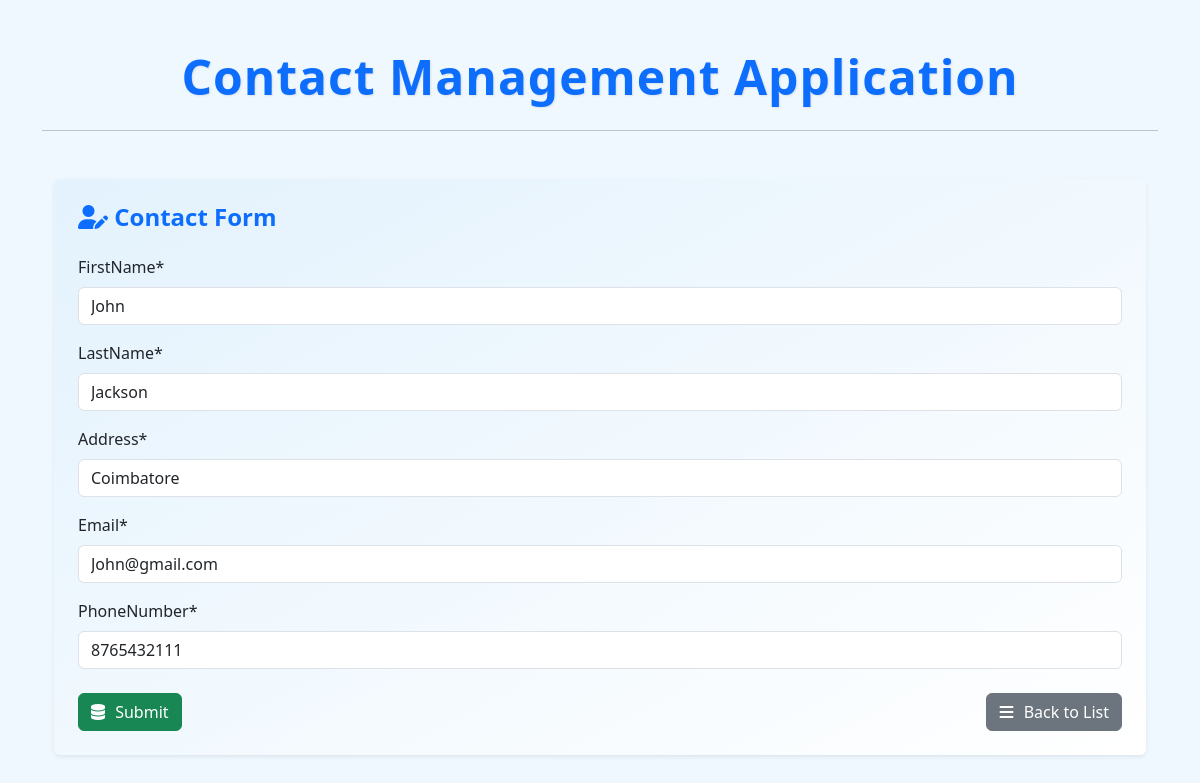
Page /contacts/13/ on the committed database.
### contacts/models.py (models this page shows, shortened)
class ContactDetails(models.Model):
    ID = models.BigAutoField(primary_key=True)
    FirstName = models.CharField(max_length=200)
    LastName = models.CharField(max_length=200)
    Address = models.CharField(max_length=200)
    Email = models.EmailField(max_length=200, unique=True)
    PhoneNumber = models.CharField(max_length=10, unique=True)
    class Meta:
        unique_together = ('FirstName','LastName')

### contacts/views.py (the view, shortened to what this page needs)
# urls.py: path('',views.contact_form,name='contact_insert'), #get and post req for insert
def contact_form(request, id=0):
    if request.method == "GET":
        if id == 0:
            form = ContactForm()
        else:
            contact = get_object_or_404(ContactDetails, pk=id)
            form = ContactForm(instance=contact)
        return render(request, "contact_details/contact_form.html", {'form': form})

### contacts/forms.py (shortened to what this page needs)
class ContactForm(forms.ModelForm):
    class Meta:
        model = ContactDetails
        fields = '__all__'

### contacts/templates/contact_details/contact_form.html (shortened to what this page needs)
{% extends "contact_details/base.html" %}
{% load crispy_forms_tags %}
{% block content %}
<div class="container mt-5">
  <div class="card-sky shadow-sm p-4 rounded">
    <h4 class="mb-4 text-primary fw-semibold">
      <i class="fas fa-user-edit"></i> Contact Form
    </h4>
    <form method="post" autocomplete="off">
      {{ form|crispy }}
      <div class="row mt-4">
        <div class="col-md-12 d-flex justify-content-between">
          <button type="submit" class="btn btn-success">
            <i class="fas fa-database"></i> Submit
          </button>
          <a href="{% url 'contact_list' %}" class="btn btn-secondary">
            <i class="fas fa-bars"></i> Back to List
          </a>
        </div>
      </div>
    </form>
  </div>
</div>
{% endblock content %}

### contacts/templates/contact_details/base.html (style rules this page uses)
body { background-color: #f1f5f9; }
.form-control { border-radius: 6px; }
.btn i { margin-right: 4px; }
body { background-color: #f0f8ff; font-family: 'Segoe UI', sans-serif; }
.card-sky { background: linear-gradient(to bottom right, #e3f2fd, #ffffff); padding: 24px; border-radius: 12px; box-shadow: 0 4px 12px rgba(0, 0, 0, 0.05); }
.btn i { margin-right: 6px; }

### rows in the picture
ContactDetails: FirstName "John", LastName "Jackson", Address "Coimbatore", Email "John@gmail.com", PhoneNumber "8765432111"
